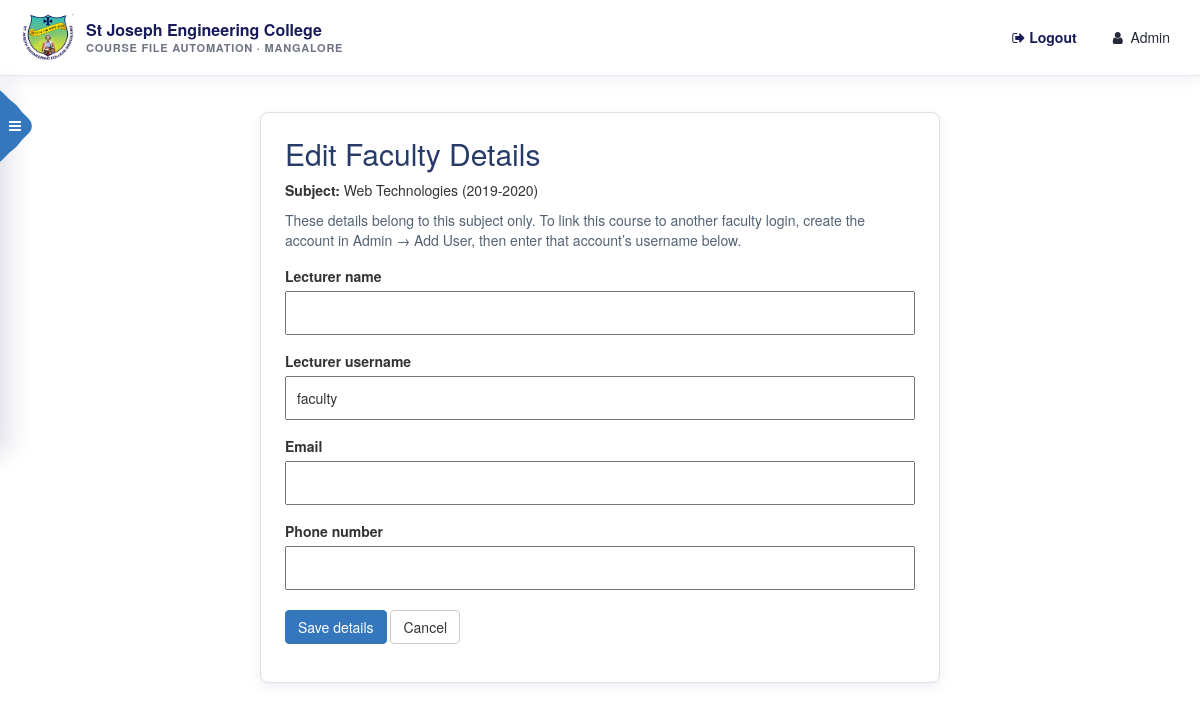
Page /admin/faculty.php?sid=1 (signed in) on the committed database.
### tables this page shows
CREATE TABLE `subjects` (
  `sid` int(255) NOT NULL,
  `fid` int(255) NOT NULL,
  `faculty_name` varchar(255) NOT NULL DEFAULT '',
  `faculty_username` varchar(255) NOT NULL DEFAULT '',
  `faculty_email` varchar(255) NOT NULL DEFAULT '',
  `faculty_phone` varchar(50) NOT NULL DEFAULT '',
  `department` varchar(100) NOT NULL DEFAULT '',
  `branch` varchar(100) NOT NULL DEFAULT '',
  `academic_year` varchar(12) NOT NULL,
  `subject_name` varchar(50) NOT NULL,
  `year` int(10) NOT NULL,
  `semester` int(10) NOT NULL,
  `section` varchar(20) NOT NULL DEFAULT '',
  `progress` int(10) NOT NULL
);

CREATE TABLE `users` (
  `userid` int(255) NOT NULL,
  `username` varchar(255) NOT NULL,
  `name` varchar(255) NOT NULL,
  `email` varchar(40) NOT NULL,
  `password` varchar(255) NOT NULL,
  `usertype` varchar(255) NOT NULL,
  `otp` int(11) NOT NULL,
  `reset_time` int(255) NOT NULL
);

### admin/faculty.php (the view, shortened to what this page needs)
<?php
require("../db.php");
$sid = isset($_POST['sid']) ? (int)$_POST['sid'] : (isset($_GET['sid']) ? (int)$_GET['sid'] : 0);
$academicYear = isset($_POST['acyear']) ? trim($_POST['acyear']) : (isset($_GET['acyear']) ? trim($_GET['acyear']) : '');
$lookup = $db->prepare(
    "SELECT s.sid, s.academic_year, s.subject_name, s.year, s.semester, s.section, s.fid, " .
    "s.faculty_name, s.faculty_username, s.faculty_email, s.faculty_phone, " .
    "u.username AS account_username " .
    "FROM subjects s LEFT JOIN users u ON u.userid = s.fid WHERE s.sid = ?"
);
$lookup->bind_param('i', $sid);
$lookup->execute();
$course = $lookup->get_result()->fetch_assoc();
$formName = isset($_POST['faculty_name']) ? $_POST['faculty_name'] : ($course['faculty_name'] !== '' ? $course['faculty_name'] : '');
$formUsername = isset($_POST['faculty_username']) ? $_POST['faculty_username'] : ($course['faculty_username'] !== '' ? $course['faculty_username'] : $course['account_username']);
$formEmail = isset($_POST['faculty_email']) ? $_POST['faculty_email'] : $course['faculty_email'];
$formPhone = isset($_POST['faculty_phone']) ? $_POST['faculty_phone'] : $course['faculty_phone'];
include("../header/admin_header.php");
function edit_faculty_h($value)
{
    return htmlspecialchars((string)$value, ENT_QUOTES, 'UTF-8');
}
?>
<!DOCTYPE html>
<html lang="en">
<head>
    <link rel="stylesheet" href="../css/bootstrap.min.css">
</head>
<body>
<main class="faculty-edit">
    <h2>Edit Faculty Details</h2>
    <p><strong>Subject:</strong> <?php echo edit_faculty_h($course['subject_name']); ?> (<?php echo edit_faculty_h($course['academic_year']); ?>)</p>
    <p class="help">These details belong to this subject only. To link this course to another faculty login, create the account in Admin → Add User, then enter that account’s username below.</p>
    <form method="post">
        <label for="faculty-name">Lecturer name</label>
        <input id="faculty-name" type="text" name="faculty_name" maxlength="255" value="<?php echo edit_faculty_h($formName); ?>" required>
        <label for="faculty-username">Lecturer username</label>
        <input id="faculty-username" type="text" name="faculty_username" maxlength="255" value="<?php echo edit_faculty_h($formUsername); ?>" required>
        <label for="faculty-email">Email</label>
        <input id="faculty-email" type="email" name="faculty_email" maxlength="255" value="<?php echo edit_faculty_h($formEmail); ?>">
        <label for="faculty-phone">Phone number</label>
        <input id="faculty-phone" type="tel" name="faculty_phone" maxlength="50" value="<?php echo edit_faculty_h($formPhone); ?>">
        <p style="margin-top: 20px;">
            <button type="submit" class="btn btn-primary">Save details</button>
            <a class="btn btn-default" href="editable.php<?php echo $academicYear !== '' ? '?' . http_build_query(array('acyear' => $academicYear, 'get' => 'Show')) : ''; ?>">Cancel</a>
        </p>
    </form>
</main>
</body>
</html>

### header/sjc-theme.css (style rules this page uses)
:root { --sjc-navy: #171b59; --sjc-blue: #3477bd; --sjc-green: #269d78; --sjc-gold: #f2c849; --sjc-ink: #252a3a; --sjc-muted: #6e7484; --sjc-line: #e5e8ef; --sjc-surface: #ffffff; --sjc-canvas: #f4f6fa; }
body { color: var(--sjc-ink); }
.btn.btn-primary, .btn.btn-primary:hover, .btn.btn-primary:focus { background: var(--sjc-blue) !important; border-color: var(--sjc-blue) !important; }

### header/sidebar.css (style rules this page uses)
body { margin: 0; padding: 0; }
a { text-decoration: none!important; }
.btn.btn-primary { background: #3445b4; border-color: #3445b4; }

### admin/faculty.php (style rules this page uses)
.faculty-edit { max-width: 680px; margin: 36px auto; padding: 24px; background: #fff; border: 1px solid #d9e0e8; border-radius: 8px; box-shadow: 0 4px 12px rgba(20, 40, 70, .08); }
.faculty-edit h2 { color: #283b68; margin-top: 0; }
.faculty-edit label { display: block; margin-top: 16px; }
.faculty-edit input { width: 100%; padding: 10px; }
.faculty-edit .help { color: #536273; }

### rows in the picture
subjects: subject_name "Web Technologies", academic_year "2019-2020", faculty_username "faculty"

### other values in the picture
$name "Admin"
